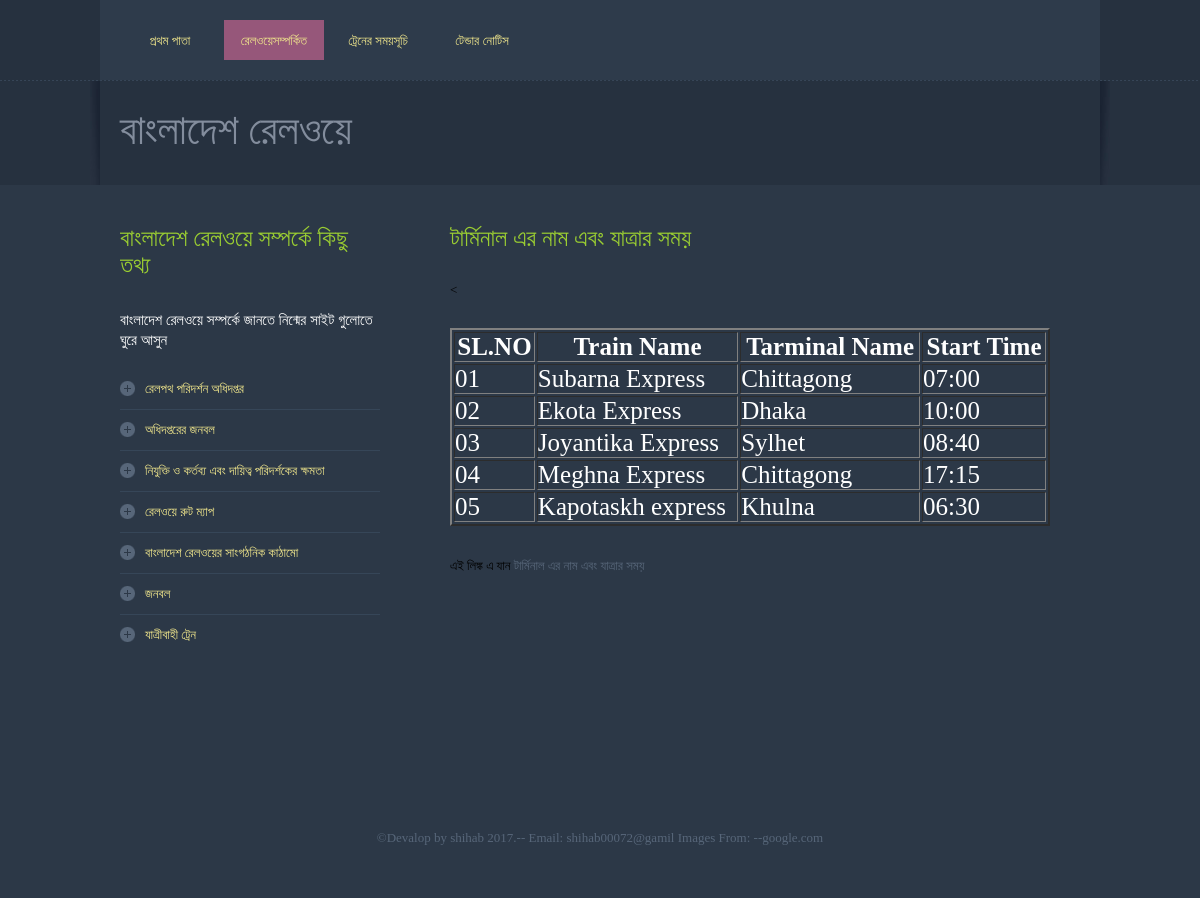
Page /tarminal_start.php on the committed database.
### tables this page shows
CREATE TABLE `tarminal_start` (
  `id` varchar(20) DEFAULT NULL,
  `train_name` varchar(35) DEFAULT NULL,
  `tarminal` varchar(40) DEFAULT NULL,
  `start_time` varchar(35) DEFAULT NULL
);

### tarminal_start.php (the view, shortened to what this page needs)
<!DOCTYPE html PUBLIC "-//W3C//DTD XHTML 1.0 Transitional//EN" "http://www.w3.org/TR/xhtml1/DTD/xhtml1-transitional.dtd">
<html xmlns="http://www.w3.org/1999/xhtml">
<head>
<link href="css/styles.css" rel="stylesheet" type="text/css" />
</head>
<body>
<div class="menu-wrapper">
  <div class="menu">
    <ul>
      <li><a href="index.php"id="ticket_link">প্রথম পাতা</a></li>
      <li><a href="about.php" class="active"id="ticket_link" >রেলওয়েসম্পর্কিত </a></li>
      <li><a href="services.php"id="ticket_link">ট্রেনের সময়সূচি</a></li>
      <li><a href="contact.php"id="ticket_link">টেন্ডার নোটিস</a></li>
    </ul>
  </div>
</div>
<div class="border-bottom"></div>
<div class="logo-wrapper">
  <div class="leftshadow"><img src="images/logo-wrap-left.jpg" /></div>
  <div class="logo">
    <h1>বাংলাদেশ রেলওয়ে </h1>
  </div>
  <div class="rightshadow"><img src="images/logo-wrap-right.jpg" /></div>
</div>
<div class="container">
  <div class="panel-wrapper">
    <div class="left-colum">
      <div class="panel">
        <div class="title">
          <h1 id="divission">বাংলাদেশ রেলওয়ে  সম্পর্কে কিছু তথ্য </h1>
          <h2 id="clr">বাংলাদেশ রেলওয়ে সম্পর্কে জানতে নিন্মের সাইট গুলোতে ঘুরে আসুন </h2>
        </div>
        <div class="content">
          <div class="right-panel">
            <ul>
              <li><a href="visit.php"id="ticket_link"> রেলপথ পরিদর্শন অধিদপ্তর</a></li>
              <li><a href="office_public.php"id="ticket_link">অধিদপ্তরের জনবল </a></li>
              <li><a href="man_kork_h.php"id="ticket_link">নিযুক্তি ও কর্তব্য এবং দায়িত্ব পরিদর্শকের ক্ষমতা</a></li>
              <li><a href="map.php"id="ticket_link"> রেলওয়ে রুট ম্যাপ</a></li>
              <li><a href="son_ghoton.php"id="ticket_link">বাংলাদেশ রেলওয়ের সাংগঠনিক কাঠামো</a></li>
              <li><a href="public_all.php"id="ticket_link">জনবল</a></li>
              <li class="borderNone"><a href="train_all.php"id="ticket_link">যাত্রীবাহী ট্রেন</a></li>
            </ul>
          </div>
        </div>
      </div>
    </div>
    <div class="right-colum">
      <div class="title">
        <h1 id="divission">টার্মিনাল এর নাম এবং যাত্রার সময়  </h1>
      </div>
      <div class="content">
        <<p>
          <table border="2" width="600" style="color:white;font-size:25px">
<tr>
<th>SL.NO</th>
<th>Train Name</th>
<th>Tarminal Name</th>
    <th>Start Time</th>
</tr>
<?php
      $run=mysql_query("select * from tarminal_start");
      while($row=mysql_fetch_array($run))
      {
        $sid=$row[0];
        $sname=$row[1];
        $semail=$row[2];
          $snew=$row[3];
        echo"<tr >
        <td>$sid</td>
        <td>$sname</td>
        <td>$semail</td>
        <td>$snew</td>
        </tr>";
      }
?>
</table><br/><br/>
        এই লিঙ্ক এ যান  <a href="http://www.railway.gov.bd/">টার্মিনাল এর নাম এবং যাত্রার সময় </a>
          </p>
      </div>
    </div>
  </div>
</div>
<div class="footer-wrapper">
  <div class="footer">
   <p> ©Devalop by shihab 2017.--<a href="https://mail.google.com/mail/u/0/#inbox"> Email: shihab00072@gamil</a> Images From: --<a href="http//google,com">google.com</a> </p>
  </div>
</div>
</body>
</html>

### css/styles.css (style rules this page uses)
* { margin:0; padding:0; font-family:"Trebuchet MS"; }
body { background:#26313f; }
p { font-family:"Trebuchet MS"; color:#576679; font-size:13px; line-height:20px; }
a { text-decoration:none; color:#576679; }
ul li { list-style:none; outline:none; }
img { border:none; }
h1 { font-family:"Trebuchet MS"; color:#838d9d; font-size:22px; font-weight:normal; text-transform:uppercase; }
h2 { font-family: 'Open Sans', sans-serif; font-size:15px; color:#96577a; font-weight:normal; }
.menu-wrapper { width:1000px; margin:0 auto; margin-top:px; background:#2e3b4b; overflow:hidden; }
.menu { width:534px; float:left; margin-top:20px; margin-left:20px; margin-bottom:20px }
.menu ul li { float:left; width:100px; margin-right:4px; }
.menu ul li a { width:100px; height:40px; line-height:40px; display:block; font-family: 'Open Sans', sans-serif; font-size:14px; color:#96577a; text-align:center; text-transform:uppercase; }
.menu ul li a.active { background:#96577a; color:#ffffff; width:100px; height:40px; }
.border-bottom { width:100%; background:url(../images/dotted-line.jpg) repeat-x; height:1px; }
.logo-wrapper { width:1020px; margin:0 auto; overflow:hidden; }
.leftshadow { width:10px; float:left; }
.rightshadow { width:10px; float:right; }
.logo { width:1000px; float:left; }
.logo h1 { font-family:"Trebuchet MS"; font-size:42px; color:#838d9d; text-transform:uppercase; padding-left:20px; padding-top:25px; }
.panel { overflow:hidden; }
.content { overflow:hidden; font-size:13px; }
.container { width:100%; overflow:hidden; background:#2c3847; padding-bottom:40px; }
.panel-wrapper { width:960px; margin:0 auto; overflow:hidden; margin-top:40px; margin-bottom:40px; }
.panel-wrapper .panel { float:left; width:300px; }
.panel-wrapper .title h1 { padding-bottom:30px; }
.panel-wrapper .title h2 { font-size:15px; padding-bottom:20px; font-weight:normal; }
.panel-wrapper .content p { padding-bottom:30px; line-height:20px; }
.right-panel { width:100%; overflow:hidden; padding-bottom:43px; }
.right-panel ul li { display:block; border-bottom:1px solid #364658; height:40px; line-height:40px; }
.right-panel ul li a { ont-family:"Trebuchet MS"; color:#576679; font-size:13px; text-decoration:none; background:url(../images/icon-circle.png) no-repeat; padding-left:25px; }
.right-panel ul li.borderNone { border-bottom:none; }
.left-colum { width:260px; margin-right:30px; float:left; }
.left-colum .panel { width:260px; overflow:hidden; }
.right-colum { width:600px; margin-right:30px; float:right; }
.footer-wrapper { width:100%; background:#2c3847; overflow:hidden; }
.footer { width:960px; margin:0 auto; margin-top:50px; }
.footer p { text-align:center; padding-bottom:50px; }

### tarminal_start.php (style rules this page uses)
#clr { color:white; font-size: 15px; }
#ticket_link { color:khaki; font-size: 13px; }
#divission { color:yellowgreen; font-size: 24px; }

### rows in the picture
tarminal_start: id "01", train_name "Subarna Express", tarminal "Chittagong", start_time "07:00"
tarminal_start: id "02", train_name "Ekota Express", tarminal "Dhaka", start_time "10:00"
tarminal_start: id "03", train_name "Joyantika Express", tarminal "Sylhet", start_time "08:40"
tarminal_start: id "04", train_name "Meghna Express", tarminal "Chittagong", start_time "17:15"
tarminal_start: id "05", train_name "Kapotaskh express", tarminal "Khulna", start_time "06:30"
